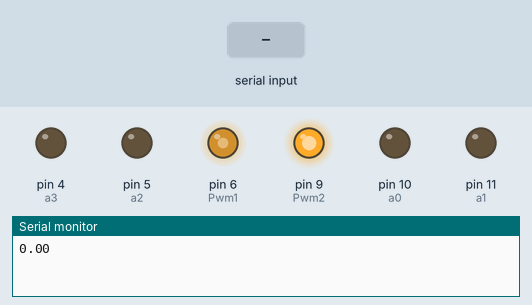
Bench run of a sketch on a simulated Arduino Uno, built with avr-gcc and run on an emulated ATmega328P. On the bench: output pins drawn as LEDs (lit = HIGH), the last lines printed to the serial monitor. Inputs (shaded band) come from the test bench.

Above: at 1.2 s.
1.3 s: "3\n" received over the second serial link
At 1.9 s:
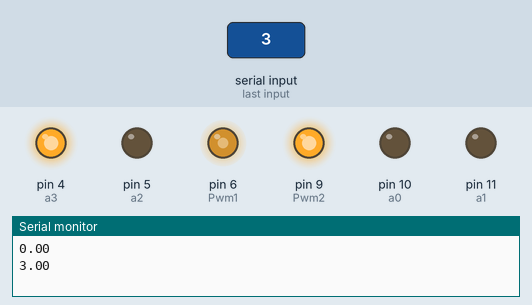
2.8 s: "1\n" received over the second serial link
At 4.0 s:
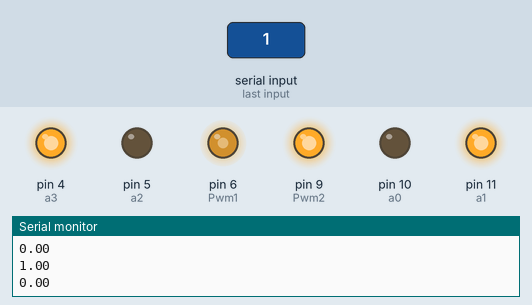
4.3 s: "2\n" received over the second serial link
At 5.4 s:
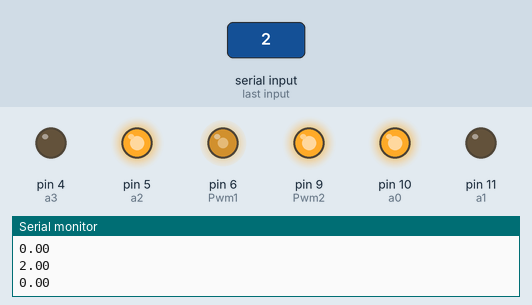
5.8 s: "4\n" received over the second serial link
At 6.5 s:
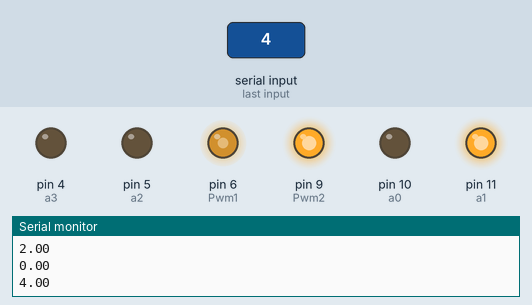
7.3 s: "5\n" received over the second serial link
At 7.6 s:
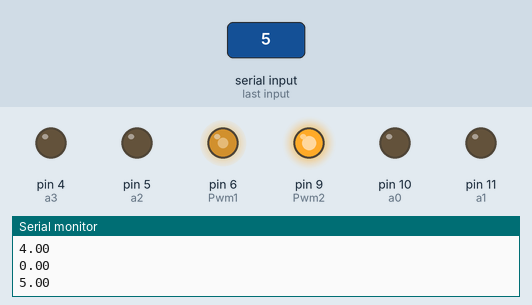
Timing chart, 0 to 9.8 s (numbered marks = the images above; inputs shaded):
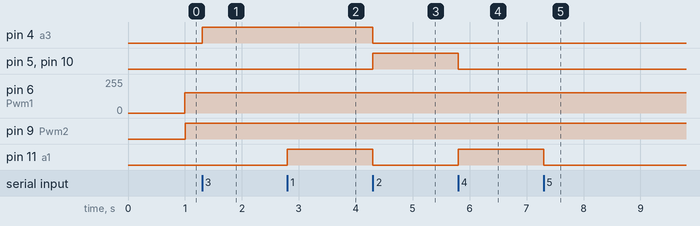

Measured:
- after the input at 1.3 s, pin 4 (a3): LOW → HIGH at once
- after the input at 2.8 s, pin 11 (a1): LOW → HIGH at once
- after the input at 4.3 s, pin 4 (a3), pin 11 (a1): HIGH → LOW at once; pin 5 (a2), pin 10 (a0): LOW → HIGH at once
- after the input at 5.8 s, pin 5 (a2), pin 10 (a0): HIGH → LOW at once; pin 11 (a1): LOW → HIGH at once
- after the input at 7.3 s, pin 11 (a1): HIGH → LOW at once

The sketch:

UNO.ino
```cpp
#include <SoftwareSerial.h>
#include "millisDelay.h"
SoftwareSerial ArduinoUno(3,2);

int flag =1 ;
String Direction;
millisDelay ledDelay;


uint8_t Pwm1 = 6; //Nodemcu PWM pin
uint8_t Pwm2 = 9; //Nodemcu PWM pin

int a0 = 10;
int a1 = 11;
int a2 = 5;
int a3 = 4;

void setup(){
	Serial.begin(9600);
	ArduinoUno.begin(4800);
  pinMode(10, OUTPUT);
  pinMode(11, OUTPUT);
  pinMode(5, OUTPUT);
  pinMode(4, OUTPUT);
}

void loop(){
	float Direction = ArduinoUno.parseFloat();
	Serial.println(Direction);
 if (Direction == 3.0 )  {
  // Right
  digitalWrite(a0, LOW);
  digitalWrite(a1, LOW);

  digitalWrite(a2, LOW);
  digitalWrite(a3, HIGH);
}

if (Direction == 5.0)  {
  // stop
  digitalWrite(a0, LOW);
  digitalWrite(a1, LOW);

  digitalWrite(a2, LOW);
  digitalWrite(a3, LOW);
}

if (Direction == 1.0)  {
  // Forward
  digitalWrite(a0, LOW);
  digitalWrite(a1, HIGH);

  digitalWrite(a2, LOW);
  digitalWrite(a3, HIGH);

  }

if (Direction == 2.0)  {
  // BACK
  digitalWrite(a0, HIGH);
  digitalWrite(a1, LOW);

  digitalWrite(a2,HIGH);
  digitalWrite(a3, LOW);


}

if (Direction == 4.0)  {
  // left
  digitalWrite(a0, LOW);
  digitalWrite(a1, HIGH);

  digitalWrite(a2, LOW);
  digitalWrite(a3, LOW);


}

if (flag == 1)  {
analogWrite(Pwm1, 665);
analogWrite(Pwm2, 700);
}
}
```
